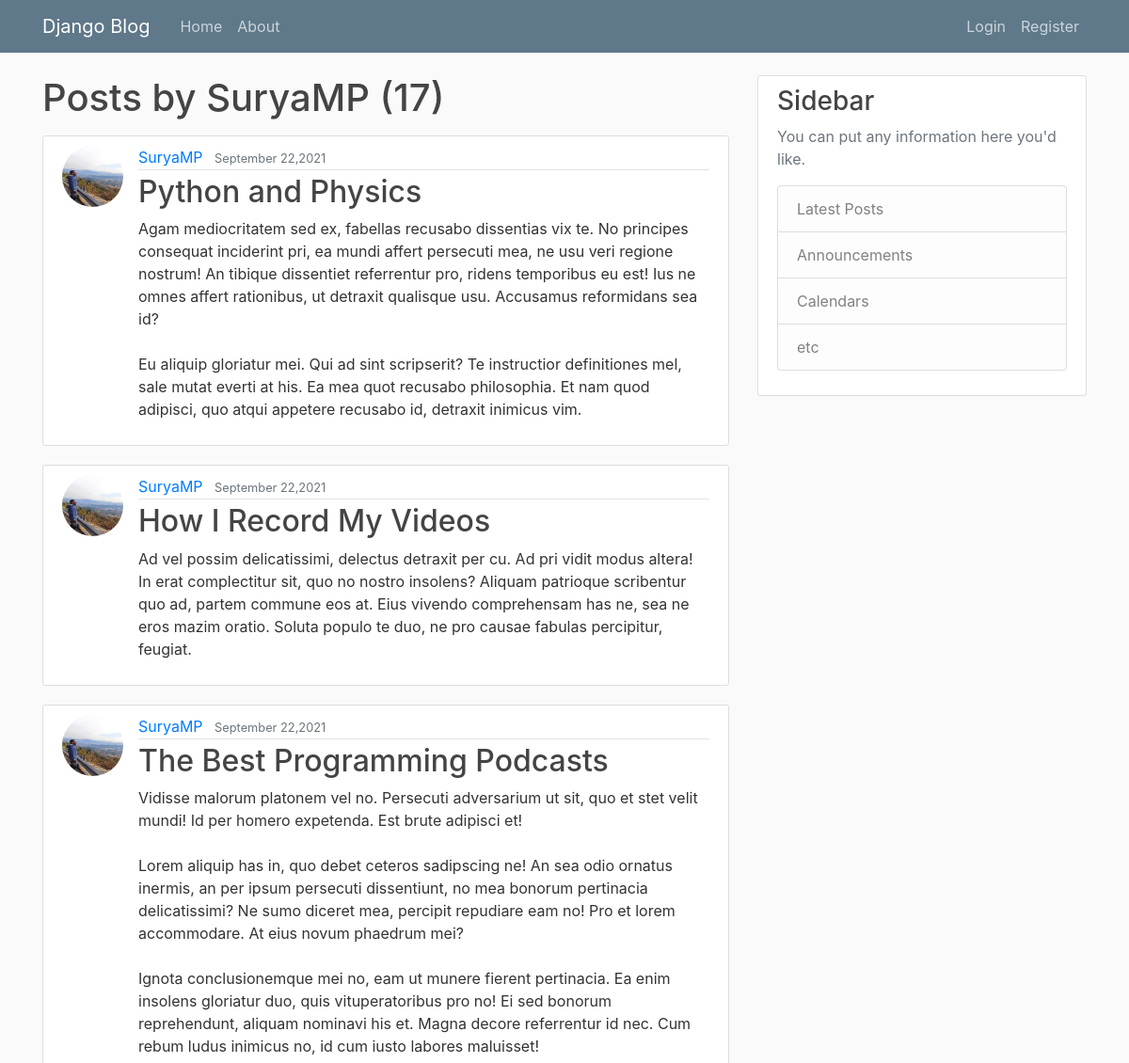
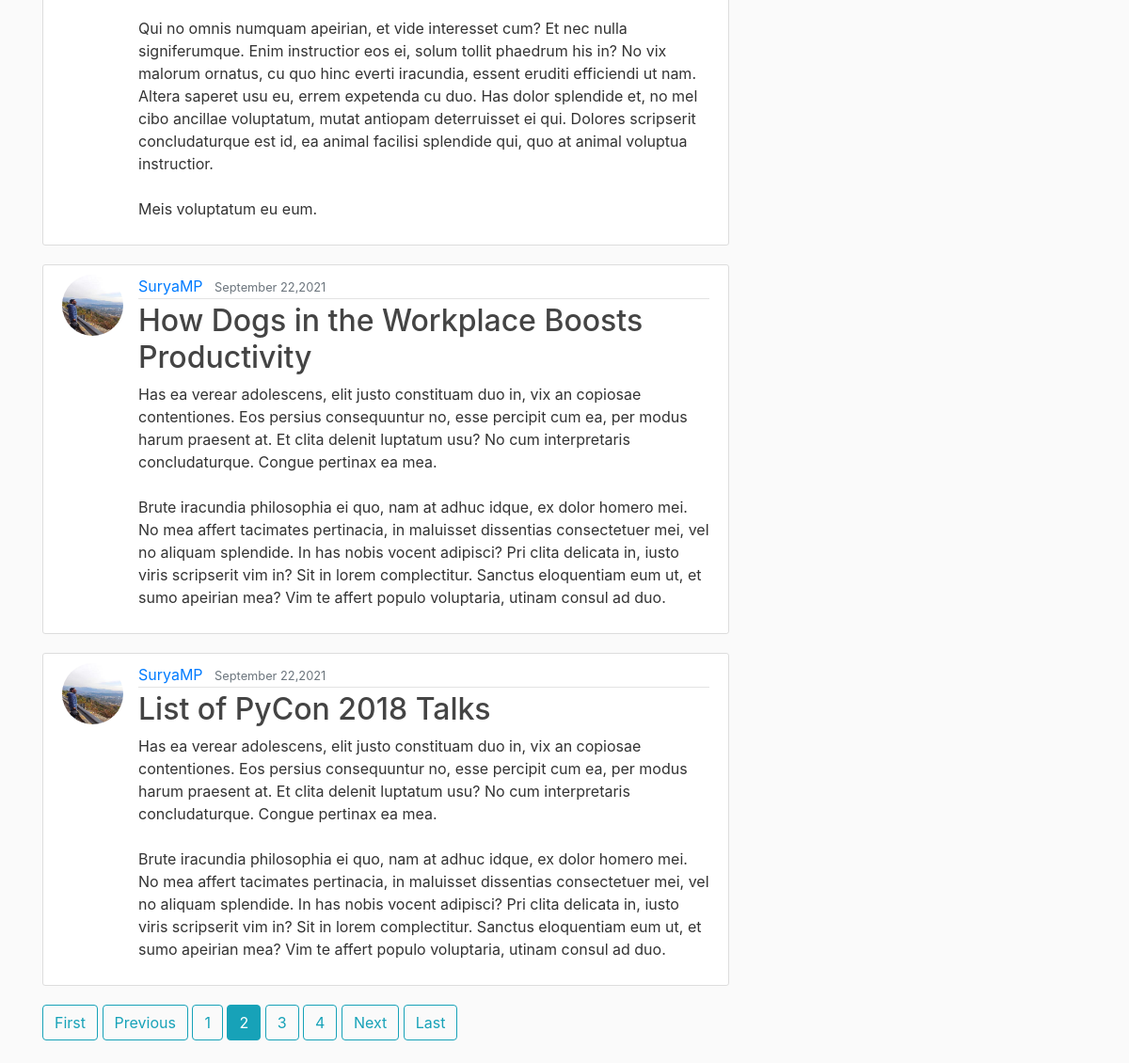
The page /blog/user/SuryaMP?page=2 on the database its author committed (2 pictures, top to bottom).
### blog/models.py (models this page shows, shortened)
class Post(models.Model):
    title = models.CharField(max_length=100)
    content = models.TextField()
    date_posted = models.DateTimeField(default= timezone.now)
    author = models.ForeignKey(User, on_delete=models.CASCADE)

### users/models.py (models this page shows, shortened)
class Profile(models.Model):
    user = models.OneToOneField(User, on_delete = models.CASCADE)
    image = models.ImageField(default = 'default.jpg', upload_to = 'profile_pics')

### blog/views.py (the view)
# urls.py: path('user/<str:username>', UserPostListView.as_view(), name='user-posts'),
class UserPostListView(ListView):
    model = Post
    template_name = 'blog/user_posts.html'
    context_object_name = 'posts'
    paginate_by = 5
    def get_queryset(self):
        user = get_object_or_404(User, username=self.kwargs.get('username'))
        return Post.objects.filter(author=user).order_by('-date_posted')

### blog/templates/blog/user_posts.html
{% extends "blog/base.html" %}
{% block content %}
    <h1 class="mb-3">Posts by {{ view.kwargs.username }} ({{ page_obj.paginator.count }})</h1>
    {% for post in posts %}
        <article class="media content-section">
            <img class="rounded-circle article-img" src="{{ post.author.profile.image.url }}">
            <div class="media-body">
            <div class="article-metadata">
                <a class="mr-2" href="{% url 'user-posts' post.author.username %}">{{ post.author }}</a>
                <small class="text-muted">{{ post.date_posted|date:"F d,Y" }}</small>
            </div>
            <h2><a class="article-title" href="{% url 'post-detail' post.id %}">{{ post.title }}</a></h2>
            <p class="article-content">{{ post.content }}</p>
            </div>
        </article>
    {% endfor %}
    {% if is_paginated %}
        {% if page_obj.has_previous %}
            <a class="btn btn-outline-info mb-4" href="?page=1">First</a>
            <a class="btn btn-outline-info mb-4" href="?page={{ page_obj.previous_page_number }}">Previous</a>
        {% endif %}
        {% for num in page_obj.paginator.page_range %}
            {% if page_obj.number == num %}
                <a class="btn btn-info mb-4" href="?page={{ num }}">{{ num }}</a>
            {% elif num > page_obj.number|add:'-3' and num < page_obj.number|add:'3' %}
                <a class="btn btn-outline-info mb-4" href="?page={{ num }}">{{ num }}</a>
            {% endif %}
        {% endfor %}
        {% if page_obj.has_next %}
            <a class="btn btn-outline-info mb-4" href="?page={{ page_obj.next_page_number }}">Next</a>
            <a class="btn btn-outline-info mb-4" href="?page={{ page_obj.paginator.num_pages }}">Last</a>
        {% endif %}
    {% endif %}
{% endblock content %}

### blog/static/blog/main.css (style rules this page uses)
body { background: #fafafa; color: #333333; margin-top: 5rem; }
h1, h2, h3, h4, h5, h6 { color: #444444; }
.content-section { background: #ffffff; padding: 10px 20px; border: 1px solid #dddddd; border-radius: 3px; margin-bottom: 20px; }
.article-title { color: #444444; }
.article-content { white-space: pre-line; }
.article-img { height: 65px; width: 65px; margin-right: 16px; }
.article-metadata { padding-bottom: 1px; margin-bottom: 4px; border-bottom: 1px solid #e3e3e3 }

### rows shown on the page
Post: author.profile.image (picture), author "SuryaMP", date_posted "September 22,2021", title "Python and Physics", content "Agam mediocritatem sed ex, fabellas recusabo dissentias vix te. No principes consequat inciderint pri, ea mundi affert persecuti mea, ne usu veri regione nostrum! An tibique dissentiet referrentur pro, ridens temporibus eu est! Ius ne omnes affert rationibus, ut detraxit qualisque usu. Accusamus reformidans sea id? Eu aliquip gloriatur mei. Qui ad sint scripserit? Te instructior definitiones mel, sale mutat everti at his. Ea mea quot recusabo philosophia. Et nam quod adipisci, quo atqui appetere recusabo id, detraxit inimicus vim."
Post: author.profile.image (picture), author "SuryaMP", date_posted "September 22,2021", title "How I Record My Videos", content "Ad vel possim delicatissimi, delectus detraxit per cu. Ad pri vidit modus altera! In erat complectitur sit, quo no nostro insolens? Aliquam patrioque scribentur quo ad, partem commune eos at. Eius vivendo comprehensam has ne, sea ne eros mazim oratio. Soluta populo te duo, ne pro causae fabulas percipitur, feugiat."
Post: author.profile.image (picture), author "SuryaMP", date_posted "September 22,2021", title "The Best Programming Podcasts", content "Vidisse malorum platonem vel no. Persecuti adversarium ut sit, quo et stet velit mundi! Id per homero expetenda. Est brute adipisci et! Lorem aliquip has in, quo debet ceteros sadipscing ne! An sea odio ornatus inermis, an per ipsum persecuti dissentiunt, no mea bonorum pertinacia delicatissimi? Ne sumo diceret mea, percipit repudiare eam no! Pro et lorem accommodare. At eius novum phaedrum mei? Ignota conclusionemque mei no, eam ut munere fierent pertinacia. Ea enim insolens gloriatur duo, quis vituperatoribus pro no! Ei sed bonorum reprehendunt, aliquam nominavi his et. Magna decore referrentur id nec. Cum rebum ludus inimicus no, id cum iusto labores maluisset! Qui no omnis numquam…"
Post: author.profile.image (picture), author "SuryaMP", date_posted "September 22,2021", title "How Dogs in the Workplace Boosts Productivity", content "Has ea verear adolescens, elit justo constituam duo in, vix an copiosae contentiones. Eos persius consequuntur no, esse percipit cum ea, per modus harum praesent at. Et clita delenit luptatum usu? No cum interpretaris concludaturque. Congue pertinax ea mea. Brute iracundia philosophia ei quo, nam at adhuc idque, ex dolor homero mei. No mea affert tacimates pertinacia, in maluisset dissentias consectetuer mei, vel no aliquam splendide. In has nobis vocent adipisci? Pri clita delicata in, iusto viris scripserit vim in? Sit in lorem complectitur. Sanctus eloquentiam eum ut, et sumo apeirian mea? Vim te affert populo voluptaria, utinam consul ad duo."
Post: author.profile.image (picture), author "SuryaMP", date_posted "September 22,2021", title "List of PyCon 2018 Talks", content "Has ea verear adolescens, elit justo constituam duo in, vix an copiosae contentiones. Eos persius consequuntur no, esse percipit cum ea, per modus harum praesent at. Et clita delenit luptatum usu? No cum interpretaris concludaturque. Congue pertinax ea mea. Brute iracundia philosophia ei quo, nam at adhuc idque, ex dolor homero mei. No mea affert tacimates pertinacia, in maluisset dissentias consectetuer mei, vel no aliquam splendide. In has nobis vocent adipisci? Pri clita delicata in, iusto viris scripserit vim in? Sit in lorem complectitur. Sanctus eloquentiam eum ut, et sumo apeirian mea? Vim te affert populo voluptaria, utinam consul ad duo."

### other values the page prints
{{ view.kwargs.username }} "SuryaMP"
{{ page_obj.paginator.count }} "17"
{{ num }} "1" "3" "4"
{{ num }} "2"
